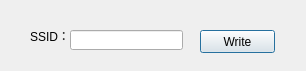
<?xml version="1.0" encoding="UTF-8"?>
<ui version="4.0">
 <class>Dialog</class>
 <widget class="QDialog" name="Dialog">
  <property name="geometry">
   <rect>
    <x>0</x>
    <y>0</y>
    <width>306</width>
    <height>71</height>
   </rect>
  </property>
  <property name="windowTitle">
   <string>Dialog</string>
  </property>
  <widget class="QPushButton" name="pushButton_SSID_Write">
   <property name="geometry">
    <rect>
     <x>200</x>
     <y>30</y>
     <width>75</width>
     <height>23</height>
    </rect>
   </property>
   <property name="text">
    <string>Write</string>
   </property>
  </widget>
  <widget class="QLineEdit" name="lineEdit_SSID_Write">
   <property name="geometry">
    <rect>
     <x>70</x>
     <y>30</y>
     <width>113</width>
     <height>20</height>
    </rect>
   </property>
  </widget>
  <widget class="QLabel" name="label">
   <property name="geometry">
    <rect>
     <x>30</x>
     <y>30</y>
     <width>54</width>
     <height>12</height>
    </rect>
   </property>
   <property name="text">
    <string>SSID：</string>
   </property>
  </widget>
 </widget>
 <resources/>
 <connections/>
</ui>
